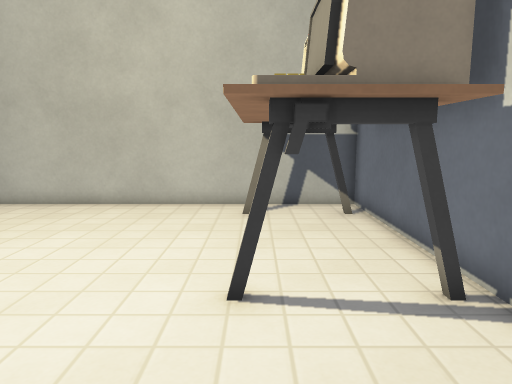
view 1 (above)

13 first-person views from a walk through a 3-D level made in the Godot game engine. The camera is 1.2 m above the floor, tilts 8° down and sees 70° across. The floor is counted in squares, 0.5 m on a side. Each view is taken from the middle of a square. On the plan, view 1 faces up. The plan holds only what a view shows up to about 20 squares ahead; the rest is blank. The place goes on beyond the plan. Some surface patterns are stand-ins.

view 2
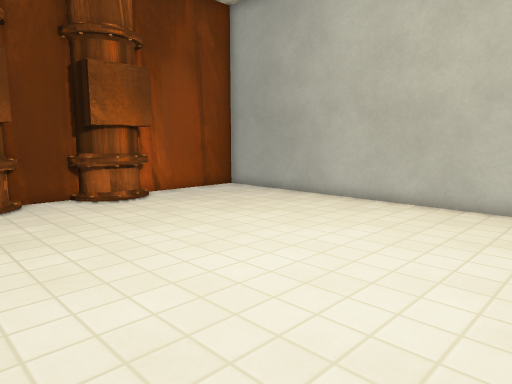

view 3
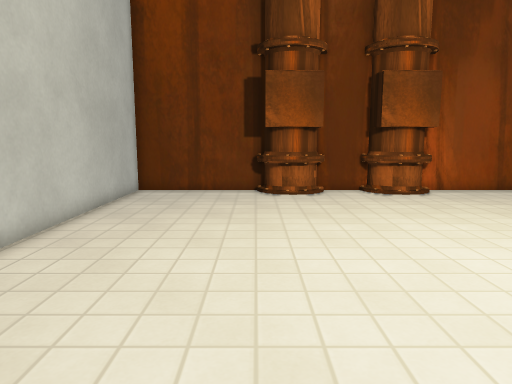

view 4
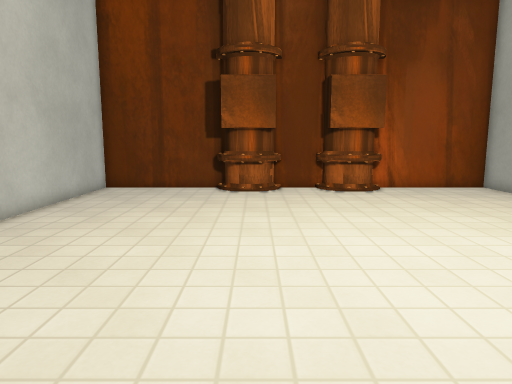

view 5
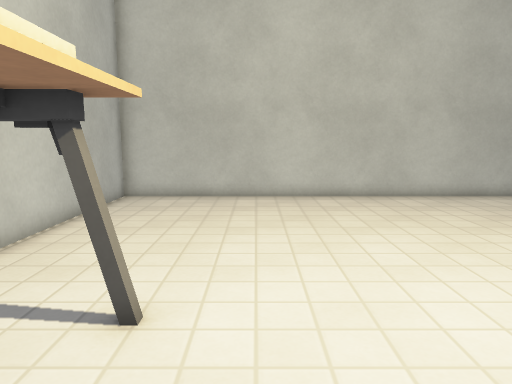

view 6
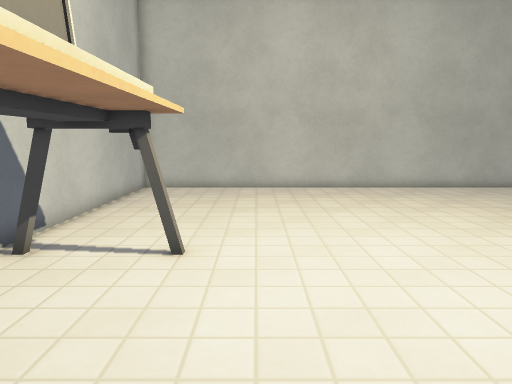

view 7
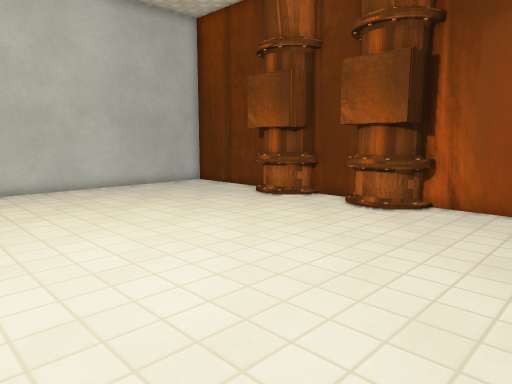

view 8
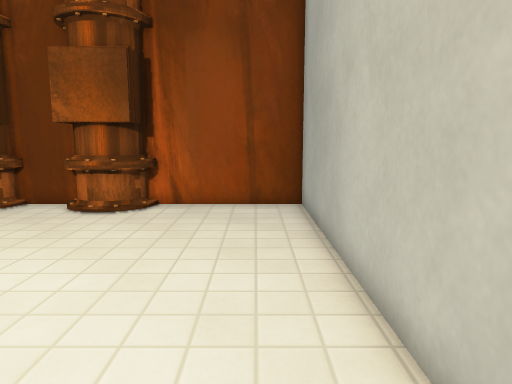

view 9
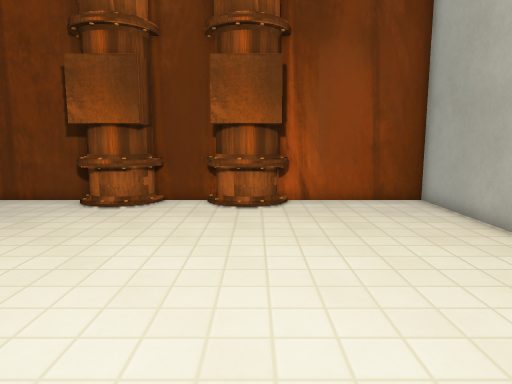

view 10
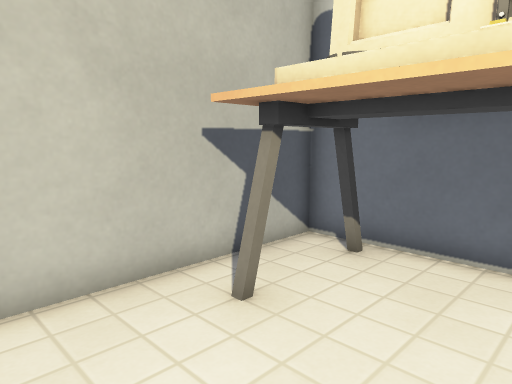

view 11
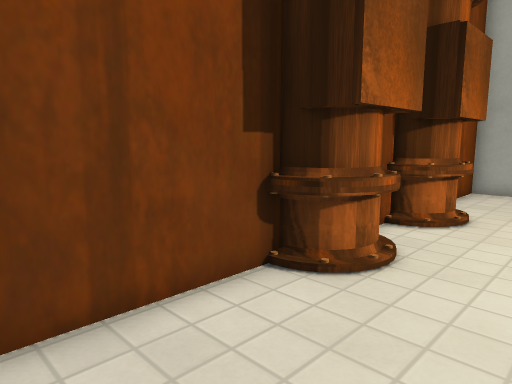

view 12
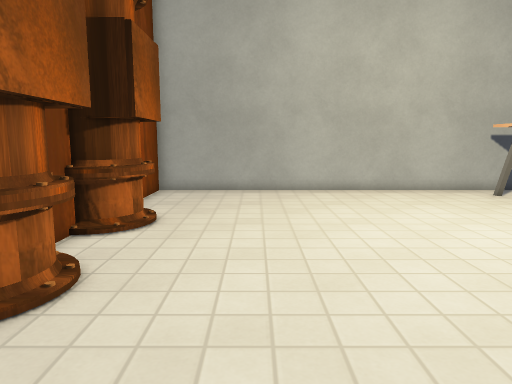

view 13
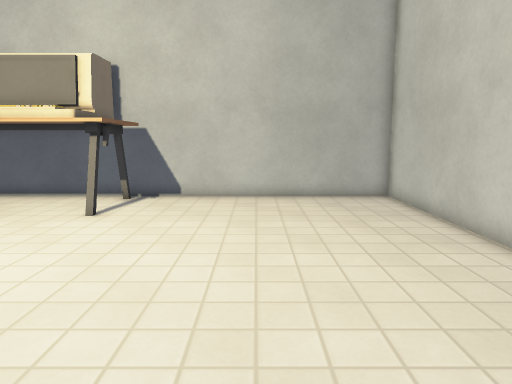

### Floor plan
Key: @ floor where view 1 was taken; # wall or solid block; . floor; T table; C computer; P pipe.
Columns run from 16 left of view 1 to 4 right of it. Each row starts with its distance up from view 1.
 14 #####################
 13 #...............T   #
 12 #...............TTTT#
 11 #...............TCC #
 10 #...............TCC #
  9 #...............TCC #
  8 PP#.............TCC #
  7  P#.............TCC #
  6 PP#.............TTTT#
  5 #PP.............TTTT#
  4 #...................#
  3 PP#.................#
  2  P#.................#
  1 PP#.................#
  0 #PP.............@...#
 -1 #...................#
 -2 #...................#
 -3 #...................#
 -4 #...................#
 -5 #...................#
 -6 #####################

Positions as (right, up) in squares from view 1, and headings:
1: (0, 0), facing up
2: (0, 0), facing up-left
3: (2, 0), facing left
4: (3, 2), facing left
5: (-2, 10), facing down
6: (-2, 13), facing down
7: (-2, 13), facing down-left
8: (-2, 12), facing left
9: (-1, 7), facing left
10: (-4, 8), facing up-right
11: (-11, -5), facing up-left
12: (-11, -4), facing up
13: (-12, 0), facing right
